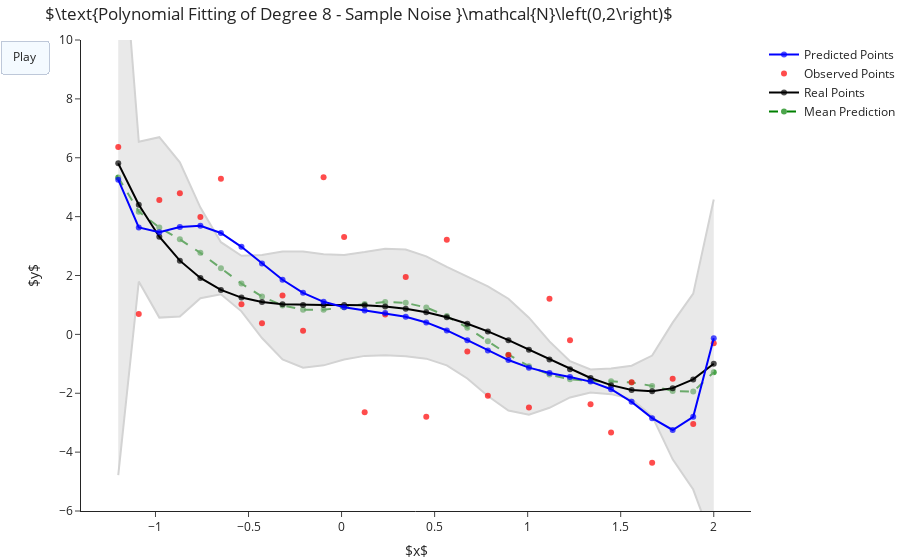

Notebook source saved alongside this figure:
### Markdown cell above
## Polynomial Fitting

### Code cell
from sklearn.linear_model import LinearRegression
from sklearn.preprocessing import PolynomialFeatures
from sklearn.pipeline import make_pipeline

response = lambda x: x**4 - 2*x**3 - .5*x**2 + 1

x = np.linspace(-1.2, 2, 30)
y_ = response(x)


polynomial_degree = 8
frames, preds = [], []
for _ in range(10):
    y = y_ + np.random.normal(scale=2, size=len(y_))
    y_hat = make_pipeline(PolynomialFeatures(polynomial_degree), LinearRegression()).fit( x.reshape(-1, 1), y).predict( x.reshape(-1, 1))
    preds.append(y_hat)
    
    frames.append(go.Frame(
        data=[
            go.Scatter(x=x, y=y_, mode="markers+lines", name="Real Points",  marker=dict(color="black", opacity=.7)),
            go.Scatter(x=x, y=y, mode="markers", name="Observed Points",  marker=dict(color="red", opacity=.7)),
            go.Scatter(x=x, y=y_hat, mode="markers+lines", name="Predicted Points",  marker=dict(color="blue", opacity=.7))],
        layout=go.Layout(title_text=rf"$\text{{Polynomial Fitting of Degree {polynomial_degree} - Sample Noise }}\mathcal{{N}}\left(0,2\right)$",
                         xaxis={"title": r"$x$"},
                         yaxis={"title": r"$y$", "range":[-6,10]}) ))


mean_pred, var_pred = np.mean(preds, axis=0), np.var(preds, axis=0)
for i in range(len(frames)):
    frames[i]["data"] = (go.Scatter(x=x, y=mean_pred, mode="markers+lines", name="Mean Prediction", line=dict(dash="dash"), marker=dict(color="green", opacity=.7)),
                          go.Scatter(x=x, y=mean_pred-2*var_pred, fill=None, mode="lines", line=dict(color="lightgrey"), showlegend=False),
                          go.Scatter(x=x, y=mean_pred+2*var_pred, fill='tonexty', mode="lines", line=dict(color="lightgrey"), showlegend=False),) + frames[i]["data"]

    
fig = go.Figure(data=frames[0]["data"],
        frames=frames[1:],
        layout=go.Layout(
            title=frames[0]["layout"]["title"],
            xaxis=frames[0]["layout"]["xaxis"],
            yaxis=frames[0]["layout"]["yaxis"],
            updatemenus=[dict(visible=True,
                              type="buttons",
                              buttons=[dict(label="Play",
                                            method="animate",
                                            args=[None, dict(frame={"duration":1000}) ])])]  ))

animation_to_gif(fig, f"../poly-deg{polynomial_degree}-diff-samples.gif", 1000)
fig.show()

### Figure 1 — Plotly figure (JSON) as saved in the notebook; plotly's stock layout.template omitted (floating-point values rounded to 4 significant figures)
{"data": [{"line": {"dash": "dash"}, "marker": {"color": "green", "opacity": 0.7}, "mode": "markers+lines", "name": "Mean Prediction", "type": "scatter", "x": [-1.2, -1.09, -0.9793, -0.869, -0.7586, -0.6483, -0.5379, -0.4276, -0.3172, -0.2069, -0.09655, 0.01379, 0.1241, 0.2345, 0.3448, 0.4552, 0.5655, 0.6759, 0.7862, 0.8966, 1.007, 1.117, 1.228, 1.338, 1.448, 1.559, 1.669, 1.779, 1.89, 2], "y": [5.332, 4.17, 3.633, 3.228, 2.769, 2.247, 1.726, 1.286, 0.9836, 0.8398, 0.8354, 0.9214, 1.032, 1.1, 1.071, 0.913, 0.6222, 0.224, -0.2332, -0.6883, -1.081, -1.366, -1.527, -1.585, -1.596, -1.632, -1.75, -1.923, -1.944, -1.288]}, {"line": {"color": "lightgrey"}, "mode": "lines", "showlegend": false, "type": "scatter", "x": [-1.2, -1.09, -0.9793, -0.869, -0.7586, -0.6483, -0.5379, -0.4276, -0.3172, -0.2069, -0.09655, 0.01379, 0.1241, 0.2345, 0.3448, 0.4552, 0.5655, 0.6759, 0.7862, 0.8966, 1.007, 1.117, 1.228, 1.338, 1.448, 1.559, 1.669, 1.779, 1.89, 2], "y": [-4.782, 1.793, 0.5692, 0.6087, 1.23, 1.362, 0.783, -0.125, -0.8512, -1.134, -1.052, -0.855, -0.7305, -0.7096, -0.7412, -0.8253, -1.052, -1.5, -2.094, -2.587, -2.728, -2.494, -2.144, -1.976, -2.03, -2.201, -2.779, -4.245, -5.271, -7.156]}, {"fill": "tonexty", "line": {"color": "lightgrey"}, "mode": "lines", "showlegend": false, "type": "scatter", "x": [-1.2, -1.09, -0.9793, -0.869, -0.7586, -0.6483, -0.5379, -0.4276, -0.3172, -0.2069, -0.09655, 0.01379, 0.1241, 0.2345, 0.3448, 0.4552, 0.5655, 0.6759, 0.7862, 0.8966, 1.007, 1.117, 1.228, 1.338, 1.448, 1.559, 1.669, 1.779, 1.89, 2], "y": [15.45, 6.546, 6.697, 5.847, 4.308, 3.131, 2.669, 2.696, 2.819, 2.814, 2.723, 2.698, 2.795, 2.91, 2.884, 2.651, 2.296, 1.948, 1.628, 1.211, 0.5664, -0.2377, -0.9106, -1.195, -1.161, -1.064, -0.7212, 0.4001, 1.383, 4.58]}, {"marker": {"color": "black", "opacity": 0.7}, "mode": "markers+lines", "name": "Real Points", "type": "scatter", "x": [-1.2, -1.09, -0.9793, -0.869, -0.7586, -0.6483, -0.5379, -0.4276, -0.3172, -0.2069, -0.09655, 0.01379, 0.1241, 0.2345, 0.3448, 0.4552, 0.5655, 0.6759, 0.7862, 0.8966, 1.007, 1.117, 1.228, 1.338, 1.448, 1.559, 1.669, 1.779, 1.89, 2], "y": [5.81, 4.404, 3.319, 2.505, 1.917, 1.511, 1.25, 1.098, 1.024, 0.9981, 0.9972, 0.9999, 0.9887, 0.9497, 0.8727, 0.7507, 0.5807, 0.3628, 0.1011, -0.1971, -0.5207, -0.8552, -1.182, -1.481, -1.725, -1.886, -1.932, -1.826, -1.53, -1]}, {"marker": {"color": "red", "opacity": 0.7}, "mode": "markers", "name": "Observed Points", "type": "scatter", "x": [-1.2, -1.09, -0.9793, -0.869, -0.7586, -0.6483, -0.5379, -0.4276, -0.3172, -0.2069, -0.09655, 0.01379, 0.1241, 0.2345, 0.3448, 0.4552, 0.5655, 0.6759, 0.7862, 0.8966, 1.007, 1.117, 1.228, 1.338, 1.448, 1.559, 1.669, 1.779, 1.89, 2], "y": [6.362, 0.6945, 4.566, 4.796, 3.991, 5.285, 1.027, 0.3742, 1.321, 0.1226, 5.34, 3.305, -2.649, 0.6736, 1.952, -2.8, 3.21, -0.5841, -2.083, -0.6972, -2.485, 1.207, -0.1997, -2.374, -3.337, -1.623, -4.357, -1.506, -3.04, -0.3002]}, {"marker": {"color": "blue", "opacity": 0.7}, "mode": "markers+lines", "name": "Predicted Points", "type": "scatter", "x": [-1.2, -1.09, -0.9793, -0.869, -0.7586, -0.6483, -0.5379, -0.4276, -0.3172, -0.2069, -0.09655, 0.01379, 0.1241, 0.2345, 0.3448, 0.4552, 0.5655, 0.6759, 0.7862, 0.8966, 1.007, 1.117, 1.228, 1.338, 1.448, 1.559, 1.669, 1.779, 1.89, 2], "y": [5.254, 3.634, 3.467, 3.649, 3.686, 3.443, 2.974, 2.405, 1.856, 1.412, 1.106, 0.9218, 0.8149, 0.726, 0.6013, 0.4063, 0.1332, -0.1984, -0.5489, -0.8717, -1.13, -1.314, -1.45, -1.605, -1.865, -2.292, -2.845, -3.247, -2.802, -0.1308]}], "layout": {"title": {"text": "$\\text{Polynomial Fitting of Degree 8 - Sample Noise }\\mathcal{N}\\left(0,2\\right)$"}, "updatemenus": [{"buttons": [{"args": [null, {"frame": {"duration": 1000}}], "label": "Play", "method": "animate"}], "type": "buttons", "visible": true}], "xaxis": {"title": {"text": "$x$"}}, "yaxis": {"range": [-6, 10], "title": {"text": "$y$"}}}}
